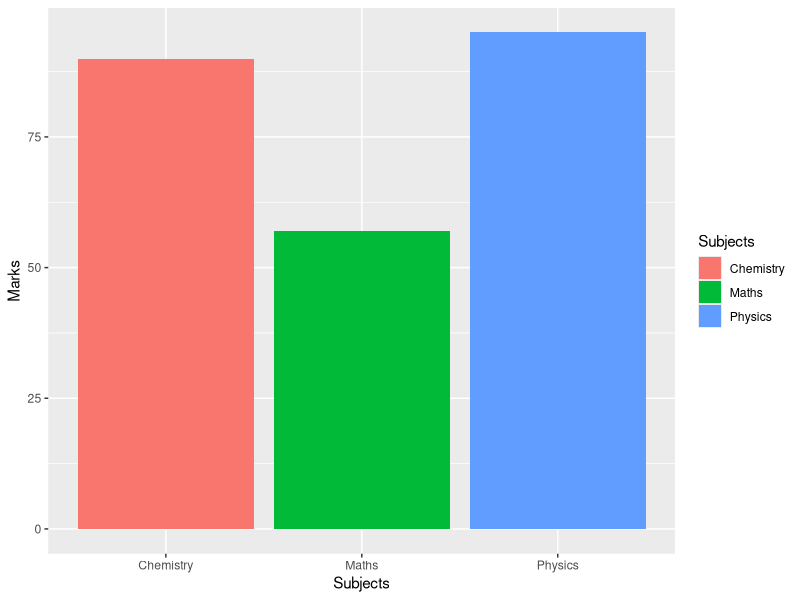

Source code (R):
library(ggplot2)
library(gganimate)

# Make 2 basic states and concatenate them:
a <- data.frame(Subjects=c("Maths","Chemistry","Physics"), 
                Marks=c(57,90,95), 
                frame=rep('a',3))
b <- data.frame(Subjects=c("Maths","Chemistry","Physics"), 
                Marks=c(95,80,75), 
                frame=rep('b',3))

data <- rbind(a,b)  
head(data)

# Basic barplot:
ggplot(a, aes(x=Subjects, y=Marks, fill=Subjects)) + 
  geom_bar(stat='identity')

# Make a ggplot, but add frame=year: one image per year
ggplot(data, aes(x=Subjects, y=Marks, fill=Subjects)) + 
  geom_bar(stat='identity') +
  theme_bw() +
  # gganimate specific bits:
  transition_states(
    frame,
    transition_length = 1,
    state_length = 1
  ) +
  ease_aes('sine-in-out')

# Save at gif:
anim_save("288-animated-barplot-transition.gif")
